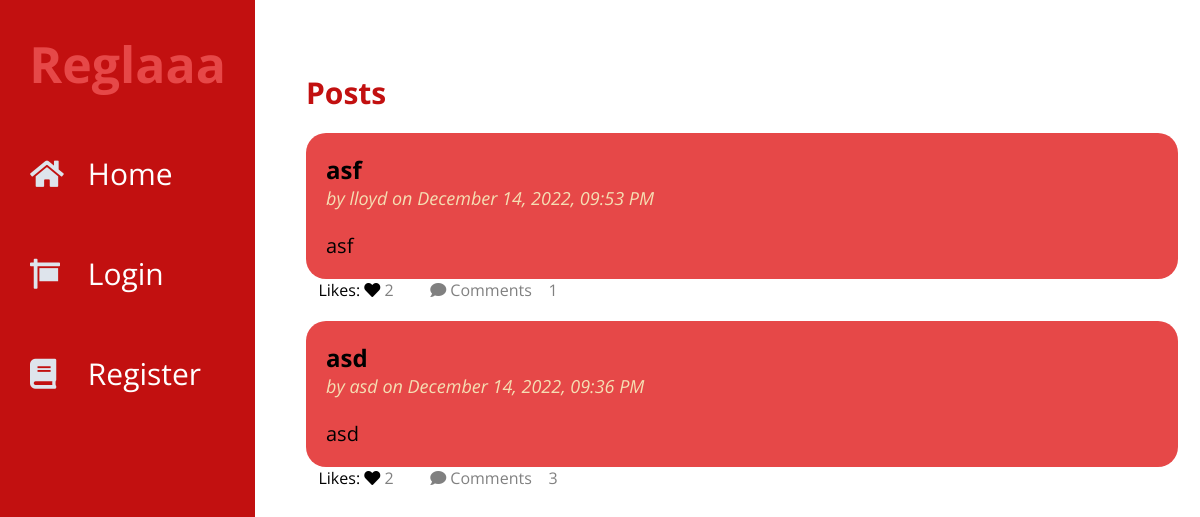
Before: / with the older database file.
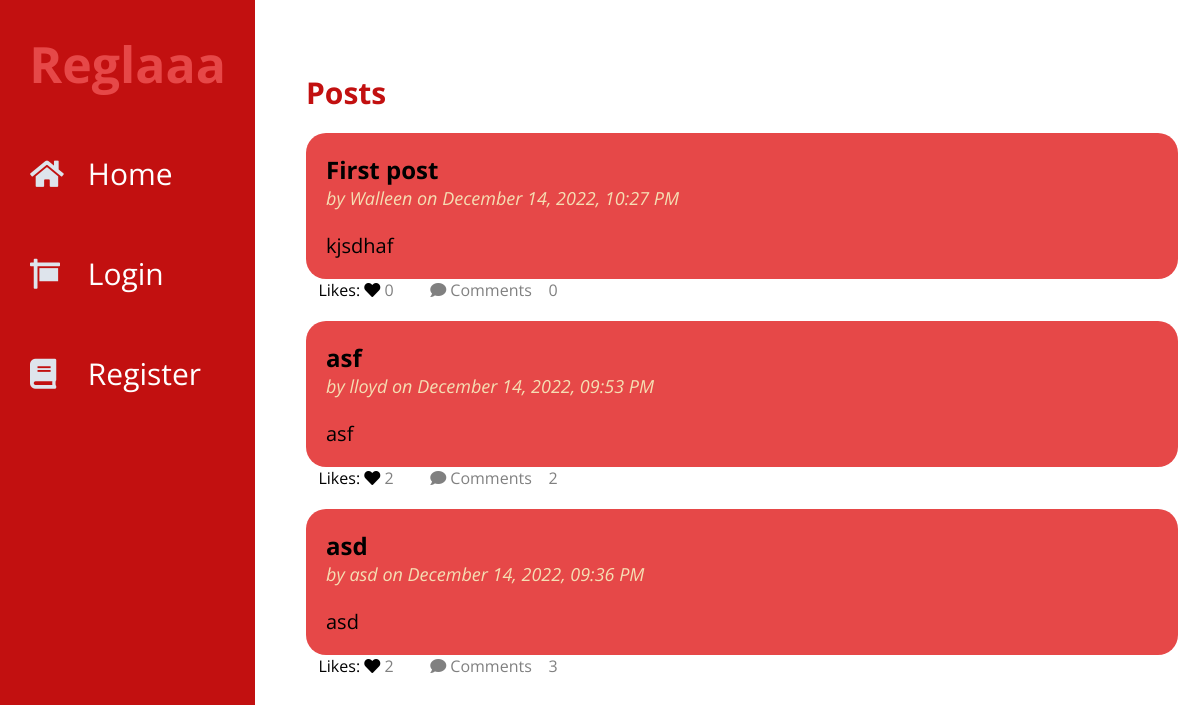
After: the same page with the newer database file.
### tables this page shows
CREATE TABLE post (
  id INTEGER PRIMARY KEY AUTOINCREMENT,
  author_id INTEGER NOT NULL,
  created TIMESTAMP DEFAULT (datetime('now','localtime')),
  title TEXT NOT NULL,
  body TEXT NOT NULL,
  FOREIGN KEY (author_id) REFERENCES user (id)
);

CREATE TABLE user (
  id INTEGER PRIMARY KEY AUTOINCREMENT,
  username TEXT UNIQUE NOT NULL,
  password TEXT NOT NULL
);

### flaskr/blog.py (the view)
@bp.route("/")
def index():
    db = get_db()
    posts = db.execute(
        "SELECT p.id, title, body, created, author_id, username,"
        "(SELECT COUNT(user_id) FROM likes WHERE post_id = p.id) AS likes,"
        "(SELECT COUNT(user_id) FROM comments WHERE post_id = p.id) AS comments"
        " FROM post p JOIN user u ON p.author_id = u.id"
        " ORDER BY created DESC"
    ).fetchall()
    return render_template("blog/index.html", posts=posts)

### flaskr/auth.py (called while the page is built, shortened)
@bp.before_app_request
def load_logged_in_user():
    user_id = session.get("user_id")
    if user_id is None:
        g.user = None
        g.liked = None

### flaskr/db.py (called while the page is built)
def get_db():
    if "db" not in g:
        g.db = sqlite3.connect(
            current_app.config["DATABASE"], detect_types=sqlite3.PARSE_DECLTYPES
        )
        g.db.row_factory = sqlite3.Row
    return g.db

### flaskr/templates/blog/index.html (shortened to what this page needs)
{% extends 'base.html' %}
{% block posts %}
  <p class="title">{% block title %}Posts{% endblock %}</p>
{% endblock %}
{% block content %}
  {% for post in posts %}
    <article class="post">
        <div class="body">
            <h2>{{ post['title'] }}</h2>
            <p class="about">by {{ post['username'] }} on {{ post['created'].strftime("%B %d, %Y, %I:%M %p") }}</p>
            <br>
            <br>
            <p class="body">{{ post['body'] }}</p>
        </div>
    </article>
    <div class="opt">
        {% if g.user %}
            {% if [post['id'],g.user['id']] in g.liked %}
                <a href="{{ url_for('blog.like_action', post_id=post.id, action='unlike') }}">
                    <span class="icon">&nbsp&nbsp&nbsp<i class="fas fa-heart"></i></span>
                    <span class="item">Unlike</span>
                </a>
            {% else %}
                <a href="{{ url_for('blog.like_action', post_id=post.id, action='like') }}">
                    <span class="icon">&nbsp&nbsp&nbsp<i class="fas fa-heart"></i></span>
                    <span class="item">Like {{ like }}</span>
                </a>
            {% endif %}
        {% else %}
        <span class="icon">&nbsp&nbsp&nbspLikes: <i class="fas fa-heart"></i></span>
        {% endif %}
        <p>{{ post['likes'] }}</p>
        <a href="{{ url_for('blog.comments', post_id=post.id,action='view') }}">
            <span class="icon">&nbsp&nbsp&nbsp<i class="fas fa-comment"></i></span>
            <span class="item">Comments &nbsp&nbsp&nbsp{{ post.comments }}</span>
        </a>
    </div>
  {% endfor %}
{% endblock %}

### flaskr/templates/base.html (shortened to what this page needs)
<!doctype html>
<link rel="stylesheet" href="{{ url_for('static', filename='style.css') }}">
<link rel="stylesheet" href="https://use.fontawesome.com/releases/v5.8.1/css/all.css">
<div class="wrapper">
        <div class="sidebar">
            <div class="profile">
                <h1><a href="{{ url_for('index') }}">Reglaaa</a></h1>
            </div>
            <ul>
                <li>
                    <a href="{{ url_for('index') }}">
                        <span class="icon"><i class="fas fa-home"></i></span>
                        <span class="item">Home</span>
                    </a>
                </li>
                {% if not g.user %}
                <li>
                    <a href="{{ url_for('auth.login') }}">
                        <span class="icon"><i class="fas fa-sign"></i></span>
                        <span class="item">Login</span>
                    </a>
                </li>
                <li>
                    <a href="{{ url_for('auth.register') }}">
                        <span class="icon"><i class="fas fa-book"></i></span>
                        <span class="item">Register</span>
                    </a>
                </li>
                {% endif %}
            </ul>
        </div>
        <section class="content">
            <br>
  <div class="posts">
    {% block posts %}{% endblock %}
  {% block content %}{% endblock %}
      </div>
</section>
</div>

### flaskr/static/style.css (style rules this page uses)
* { list-style: none; text-decoration: none; margin: 0; padding: 0; box-sizing: border-box; font-family: 'Open Sans', sans-serif; }
.wrapper .sidebar { background: #C21010; position: fixed; top: 0; left: 0; width: 255px; height: 100%; padding: 20px 0; transition: all 0.5s ease; }
.wrapper .sidebar .profile { margin-bottom: 20px; text-align: center; }
.wrapper .sidebar .profile h1 { margin: 10px 0 5px; }
.wrapper .sidebar .profile a { font-size: 50px; color: #E64848; }
.wrapper .sidebar ul li a { display: block; height: 100px; padding: 30px; color: white; font-size: 30px; position: relative; transition: all 0.2s ease; }
.wrapper .sidebar ul li a .icon { color: #dee4ec; width: 30px; display: inline-block; margin-right: 20px; }
.wrapper .content { width: 81%; margin-left: 16rem; }
.top-menu a, h1 { display: inline-block; margin-left: 20px; }
.posts { padding: 50px; }
.post { margin-top: 20px; padding: 20px; border-radius: 20px; background-color: #E64848; transition: all 1s ease; }
.post .about { color: wheat; font-size: 18px; font-style: italic; }
.title { color: #C21010; font-weight: bold; font-size: 30px; }
.opt { display: block; }
.opt a,p { display: inline-block; margin-right: 20px; color: #808080; }
p.body { white-space: pre-line; font-size: 20px; color: black !important; }

Changed rows visible on the page:
added post: title "First post", username "Walleen", created "December 14, 2022, 10:27 PM", body "kjsdhaf", likes "0", comments "0"
computed for post "asf": comments "1" → "2"
